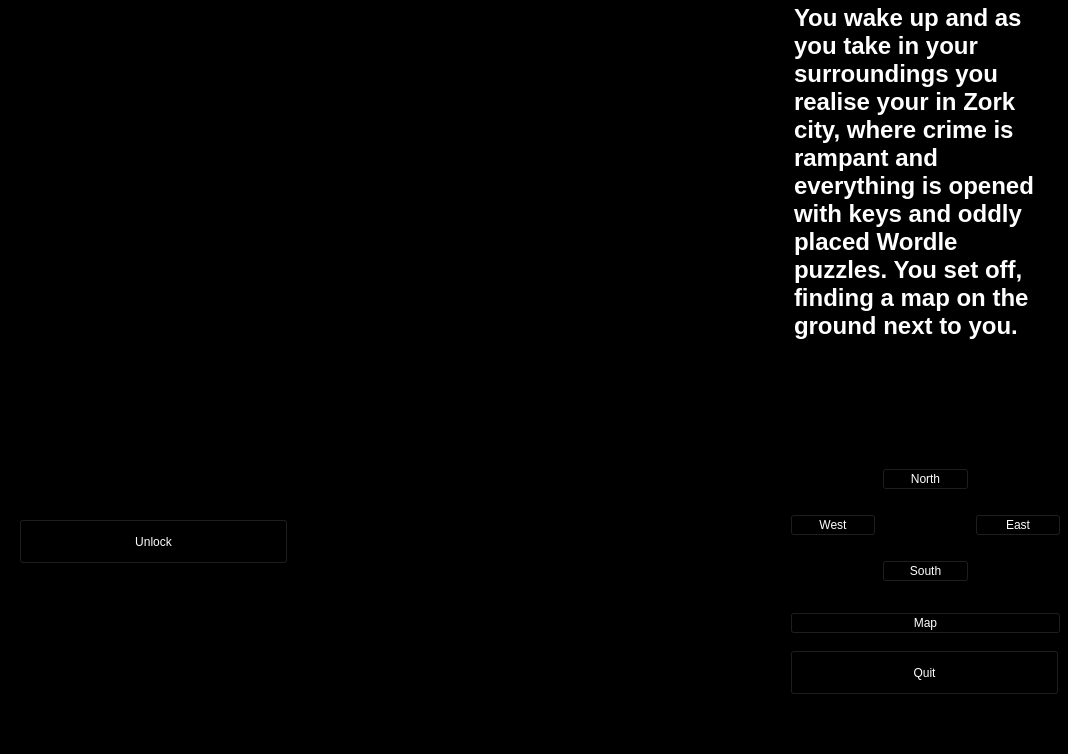
<?xml version="1.0" encoding="UTF-8"?>
<ui version="4.0">
 <class>MainWindow</class>
 <widget class="QMainWindow" name="MainWindow">
  <property name="geometry">
   <rect>
    <x>0</x>
    <y>0</y>
    <width>1068</width>
    <height>754</height>
   </rect>
  </property>
  <property name="windowTitle">
   <string>MainWindow</string>
  </property>
  <property name="styleSheet">
   <string notr="true">background-color: rgb(0, 0, 0);
color: rgb(255, 255, 255);
</string>
  </property>
  <widget class="QWidget" name="centralwidget">
   <property name="sizePolicy">
    <sizepolicy hsizetype="Preferred" vsizetype="Preferred">
     <horstretch>0</horstretch>
     <verstretch>0</verstretch>
    </sizepolicy>
   </property>
   <property name="styleSheet">
    <string notr="true"/>
   </property>
   <widget class="QWidget" name="horizontalWidget" native="true">
    <property name="geometry">
     <rect>
      <x>0</x>
      <y>0</y>
      <width>791</width>
      <height>451</height>
     </rect>
    </property>
    <property name="sizePolicy">
     <sizepolicy hsizetype="Preferred" vsizetype="Preferred">
      <horstretch>0</horstretch>
      <verstretch>0</verstretch>
     </sizepolicy>
    </property>
    <property name="styleSheet">
     <string notr="true"/>
    </property>
    <layout class="QHBoxLayout" name="horizontalLayout">
     <item>
      <widget class="QStackedWidget" name="photoWidget">
       <property name="maximumSize">
        <size>
         <width>16777215</width>
         <height>429</height>
        </size>
       </property>
       <property name="styleSheet">
        <string notr="true"/>
       </property>
       <property name="currentIndex">
        <number>10</number>
       </property>
       <widget class="QWidget" name="starta">
        <property name="styleSheet">
         <string notr="true">border-image: url(:/MenuScreen/images/489ceccb15bbd05ea614de990118cde0.gif);</string>
        </property>
       </widget>
       <widget class="QWidget" name="wordleRoom">
        <property name="styleSheet">
         <string notr="true">background-image: url(:/Pictures/Wordle-235-February-9-2022-Answer-2.webp);</string>
        </property>
       </widget>
       <widget class="QWidget" name="b">
        <property name="styleSheet">
         <string notr="true">
border-image: url(:/images/other bar.gif);</string>
        </property>
       </widget>
       <widget class="QWidget" name="c">
        <property name="styleSheet">
         <string notr="true">border-image: url(:/images/bar.gif);</string>
        </property>
       </widget>
       <widget class="QWidget" name="d">
        <property name="styleSheet">
         <string notr="true">border-image: url(:/images/alleyway 2.jpg);</string>
        </property>
       </widget>
       <widget class="QWidget" name="f">
        <property name="styleSheet">
         <string notr="true">border-image: url(:/images/danger alley.jpg);</string>
        </property>
       </widget>
       <widget class="QWidget" name="g">
        <property name="styleSheet">
         <string notr="true">border-image: url(:/images/end screen.gif.crdownload);</string>
        </property>
       </widget>
       <widget class="QWidget" name="e">
        <property name="styleSheet">
         <string notr="true">border-image: url(:/images/store.jpg);</string>
        </property>
       </widget>
       <widget class="QWidget" name="h">
        <property name="styleSheet">
         <string notr="true">border-image: url(:/images/store.gif);</string>
        </property>
       </widget>
       <widget class="QWidget" name="gameOver">
        <property name="styleSheet">
         <string notr="true">border-image: url(:/images/game over.jpg);</string>
        </property>
       </widget>
       <widget class="QWidget" name="Map">
        <property name="styleSheet">
         <string notr="true">border-image: url(:/images/map.png);</string>
        </property>
       </widget>
      </widget>
     </item>
    </layout>
   </widget>
   <widget class="QWidget" name="gridWidget" native="true">
    <property name="geometry">
     <rect>
      <x>790</x>
      <y>450</y>
      <width>271</width>
      <height>151</height>
     </rect>
    </property>
    <property name="styleSheet">
     <string notr="true">background-color: rgb(0, 0, 0);</string>
    </property>
    <layout class="QGridLayout" name="gridLayout">
     <item row="2" column="0">
      <widget class="QPushButton" name="westButton">
       <property name="styleSheet">
        <string notr="true">font: 600 16pt &quot;Yu Gothic UI Semibold&quot;;
background-color: rgb(0, 0, 0);
</string>
       </property>
       <property name="text">
        <string>West</string>
       </property>
      </widget>
     </item>
     <item row="2" column="2">
      <widget class="QPushButton" name="eastButton">
       <property name="styleSheet">
        <string notr="true">font: 600 16pt &quot;Yu Gothic UI Semibold&quot;;
background-color: rgb(0, 0, 0);
</string>
       </property>
       <property name="text">
        <string>East</string>
       </property>
      </widget>
     </item>
     <item row="0" column="1">
      <widget class="QPushButton" name="northButton">
       <property name="styleSheet">
        <string notr="true">
font: 600 16pt &quot;Yu Gothic UI Semibold&quot;;
background-color: rgb(0, 0, 0);
</string>
       </property>
       <property name="text">
        <string>North</string>
       </property>
      </widget>
     </item>
     <item row="3" column="1">
      <widget class="QPushButton" name="southButton">
       <property name="styleSheet">
        <string notr="true">font: 600 16pt &quot;Yu Gothic UI Semibold&quot;;
background-color: rgb(0, 0, 0);
</string>
       </property>
       <property name="text">
        <string>South</string>
       </property>
      </widget>
     </item>
    </layout>
   </widget>
   <widget class="QWidget" name="verticalLayoutWidget">
    <property name="geometry">
     <rect>
      <x>789</x>
      <y>-1</y>
      <width>271</width>
      <height>451</height>
     </rect>
    </property>
    <layout class="QVBoxLayout" name="verticalLayout">
     <item>
      <widget class="QStackedWidget" name="textWidget">
       <widget class="QWidget" name="a">
        <widget class="QTextEdit" name="textEdit">
         <property name="geometry">
          <rect>
           <x>0</x>
           <y>0</y>
           <width>271</width>
           <height>451</height>
          </rect>
         </property>
         <property name="sizePolicy">
          <sizepolicy hsizetype="Expanding" vsizetype="Expanding">
           <horstretch>0</horstretch>
           <verstretch>0</verstretch>
          </sizepolicy>
         </property>
         <property name="html">
          <string>&lt;!DOCTYPE HTML PUBLIC &quot;-//W3C//DTD HTML 4.0//EN&quot; &quot;http://www.w3.org/TR/REC-html40/strict.dtd&quot;&gt;
&lt;html&gt;&lt;head&gt;&lt;meta name=&quot;qrichtext&quot; content=&quot;1&quot; /&gt;&lt;meta charset=&quot;utf-8&quot; /&gt;&lt;style type=&quot;text/css&quot;&gt;
p, li { white-space: pre-wrap; }
&lt;/style&gt;&lt;/head&gt;&lt;body style=&quot; font-family:'Segoe UI'; font-size:9pt; font-weight:400; font-style:normal;&quot;&gt;
&lt;p style=&quot; margin-top:0px; margin-bottom:0px; margin-left:0px; margin-right:0px; -qt-block-indent:0; text-indent:0px;&quot;&gt;&lt;span style=&quot; font-size:18pt; font-weight:700;&quot;&gt;You wake up and as you take in your surroundings you realise your in Zork city, where crime is rampant and everything is opened with keys and oddly placed Wordle puzzles. You set off, finding a map on the ground next to you.&lt;/span&gt;&lt;/p&gt;&lt;/body&gt;&lt;/html&gt;</string>
         </property>
        </widget>
       </widget>
       <widget class="QWidget" name="wordlePage">
        <widget class="QTextEdit" name="textEdit_11">
         <property name="geometry">
          <rect>
           <x>0</x>
           <y>0</y>
           <width>271</width>
           <height>451</height>
          </rect>
         </property>
         <property name="html">
          <string>&lt;!DOCTYPE HTML PUBLIC &quot;-//W3C//DTD HTML 4.0//EN&quot; &quot;http://www.w3.org/TR/REC-html40/strict.dtd&quot;&gt;
&lt;html&gt;&lt;head&gt;&lt;meta name=&quot;qrichtext&quot; content=&quot;1&quot; /&gt;&lt;meta charset=&quot;utf-8&quot; /&gt;&lt;style type=&quot;text/css&quot;&gt;
p, li { white-space: pre-wrap; }
&lt;/style&gt;&lt;/head&gt;&lt;body style=&quot; font-family:'Segoe UI'; font-size:9pt; font-weight:400; font-style:normal;&quot;&gt;
&lt;p style=&quot; margin-top:0px; margin-bottom:0px; margin-left:0px; margin-right:0px; -qt-block-indent:0; text-indent:0px;&quot;&gt;&lt;span style=&quot; font-size:18pt; font-weight:700;&quot;&gt;You stumble upon a large machine with an intricate lock. After inspection you realise that a wordle is needed to open it. Will you try solve the wordle or continue ahead.&lt;/span&gt;&lt;/p&gt;&lt;/body&gt;&lt;/html&gt;</string>
         </property>
        </widget>
       </widget>
       <widget class="QWidget" name="b_2">
        <widget class="QTextEdit" name="textEdit_2">
         <property name="geometry">
          <rect>
           <x>0</x>
           <y>0</y>
           <width>271</width>
           <height>451</height>
          </rect>
         </property>
         <property name="html">
          <string>&lt;!DOCTYPE HTML PUBLIC &quot;-//W3C//DTD HTML 4.0//EN&quot; &quot;http://www.w3.org/TR/REC-html40/strict.dtd&quot;&gt;
&lt;html&gt;&lt;head&gt;&lt;meta name=&quot;qrichtext&quot; content=&quot;1&quot; /&gt;&lt;meta charset=&quot;utf-8&quot; /&gt;&lt;style type=&quot;text/css&quot;&gt;
p, li { white-space: pre-wrap; }
&lt;/style&gt;&lt;/head&gt;&lt;body style=&quot; font-family:'Segoe UI'; font-size:9pt; font-weight:400; font-style:normal;&quot;&gt;
&lt;p style=&quot; margin-top:0px; margin-bottom:0px; margin-left:0px; margin-right:0px; -qt-block-indent:0; text-indent:0px;&quot;&gt;&lt;span style=&quot; font-size:18pt; font-weight:700;&quot;&gt;As you walk out into the open street, you see a bar in front of you. To the right a purple light emits from a 24/7 store and to the left a dark alley calls to you.&lt;/span&gt;&lt;/p&gt;&lt;/body&gt;&lt;/html&gt;</string>
         </property>
        </widget>
       </widget>
       <widget class="QWidget" name="c_2">
        <widget class="QTextEdit" name="textEdit_3">
         <property name="geometry">
          <rect>
           <x>0</x>
           <y>0</y>
           <width>271</width>
           <height>451</height>
          </rect>
         </property>
         <property name="html">
          <string>&lt;!DOCTYPE HTML PUBLIC &quot;-//W3C//DTD HTML 4.0//EN&quot; &quot;http://www.w3.org/TR/REC-html40/strict.dtd&quot;&gt;
&lt;html&gt;&lt;head&gt;&lt;meta name=&quot;qrichtext&quot; content=&quot;1&quot; /&gt;&lt;meta charset=&quot;utf-8&quot; /&gt;&lt;style type=&quot;text/css&quot;&gt;
p, li { white-space: pre-wrap; }
&lt;/style&gt;&lt;/head&gt;&lt;body style=&quot; font-family:'Segoe UI'; font-size:9pt; font-weight:400; font-style:normal;&quot;&gt;
&lt;p style=&quot; margin-top:0px; margin-bottom:0px; margin-left:0px; margin-right:0px; -qt-block-indent:0; text-indent:0px;&quot;&gt;&lt;span style=&quot; font-size:16pt; font-weight:700;&quot;&gt;A heavy cloud of smoke fills the bar and a strong scent of whiskey fills your nostrils. Looking across the room you see a large door with an intricate lock on it. According to a sign next to it, this is the entrance to the rest of the city and one must find a key in order to gain access. Maybe the alleyway or store might have the key.&lt;/span&gt;&lt;/p&gt;&lt;/body&gt;&lt;/html&gt;</string>
         </property>
        </widget>
       </widget>
       <widget class="QWidget" name="d_2">
        <widget class="QTextEdit" name="textEdit_4">
         <property name="geometry">
          <rect>
           <x>0</x>
           <y>0</y>
           <width>271</width>
           <height>451</height>
          </rect>
         </property>
         <property name="html">
          <string>&lt;!DOCTYPE HTML PUBLIC &quot;-//W3C//DTD HTML 4.0//EN&quot; &quot;http://www.w3.org/TR/REC-html40/strict.dtd&quot;&gt;
&lt;html&gt;&lt;head&gt;&lt;meta name=&quot;qrichtext&quot; content=&quot;1&quot; /&gt;&lt;meta charset=&quot;utf-8&quot; /&gt;&lt;style type=&quot;text/css&quot;&gt;
p, li { white-space: pre-wrap; }
&lt;/style&gt;&lt;/head&gt;&lt;body style=&quot; font-family:'Segoe UI'; font-size:9pt; font-weight:400; font-style:normal;&quot;&gt;
&lt;p style=&quot; margin-top:0px; margin-bottom:0px; margin-left:0px; margin-right:0px; -qt-block-indent:0; text-indent:0px;&quot;&gt;&lt;span style=&quot; font-size:16pt; font-weight:700;&quot;&gt;This alleyway has a strong stench to it, making you wretch. There's almost nothing of note to it, apart from a few boxes and a large dumpster. Maybe there might be something of value.&lt;/span&gt;&lt;/p&gt;&lt;/body&gt;&lt;/html&gt;</string>
         </property>
        </widget>
       </widget>
       <widget class="QWidget" name="f_2">
        <widget class="QTextEdit" name="textEdit_6">
         <property name="geometry">
          <rect>
           <x>0</x>
           <y>0</y>
           <width>271</width>
           <height>451</height>
          </rect>
         </property>
         <property name="html">
          <string>&lt;!DOCTYPE HTML PUBLIC &quot;-//W3C//DTD HTML 4.0//EN&quot; &quot;http://www.w3.org/TR/REC-html40/strict.dtd&quot;&gt;
&lt;html&gt;&lt;head&gt;&lt;meta name=&quot;qrichtext&quot; content=&quot;1&quot; /&gt;&lt;meta charset=&quot;utf-8&quot; /&gt;&lt;style type=&quot;text/css&quot;&gt;
p, li { white-space: pre-wrap; }
&lt;/style&gt;&lt;/head&gt;&lt;body style=&quot; font-family:'Segoe UI'; font-size:9pt; font-weight:400; font-style:normal;&quot;&gt;
&lt;p style=&quot; margin-top:0px; margin-bottom:0px; margin-left:0px; margin-right:0px; -qt-block-indent:0; text-indent:0px;&quot;&gt;&lt;span style=&quot; font-size:16pt; font-weight:700;&quot;&gt;As you turn the corner you feel an instant sense of danger. Two men stand in front of you with murderous intent with their hoods up. It's best to turn around right now, unless you're feeling lucky&lt;/span&gt;&lt;/p&gt;&lt;/body&gt;&lt;/html&gt;</string>
         </property>
        </widget>
       </widget>
       <widget class="QWidget" name="g_2">
        <widget class="QTextEdit" name="textEdit_7">
         <property name="geometry">
          <rect>
           <x>0</x>
           <y>0</y>
           <width>271</width>
           <height>451</height>
          </rect>
         </property>
         <property name="html">
          <string>&lt;!DOCTYPE HTML PUBLIC &quot;-//W3C//DTD HTML 4.0//EN&quot; &quot;http://www.w3.org/TR/REC-html40/strict.dtd&quot;&gt;
&lt;html&gt;&lt;head&gt;&lt;meta name=&quot;qrichtext&quot; content=&quot;1&quot; /&gt;&lt;meta charset=&quot;utf-8&quot; /&gt;&lt;style type=&quot;text/css&quot;&gt;
p, li { white-space: pre-wrap; }
&lt;/style&gt;&lt;/head&gt;&lt;body style=&quot; font-family:'Segoe UI'; font-size:9pt; font-weight:400; font-style:normal;&quot;&gt;
&lt;p style=&quot; margin-top:0px; margin-bottom:0px; margin-left:0px; margin-right:0px; -qt-block-indent:0; text-indent:0px;&quot;&gt;&lt;span style=&quot; font-size:16pt; font-weight:700;&quot;&gt;A wave of relief floods over you as you breath a breath of fresh air. You've unlocked the rest of the city, what you do now is up to you. To finish your journey, press the Quit button.&lt;/span&gt;&lt;/p&gt;&lt;/body&gt;&lt;/html&gt;</string>
         </property>
        </widget>
       </widget>
       <widget class="QWidget" name="e_2">
        <widget class="QTextEdit" name="textEdit_5">
         <property name="geometry">
          <rect>
           <x>0</x>
           <y>0</y>
           <width>271</width>
           <height>451</height>
          </rect>
         </property>
         <property name="html">
          <string>&lt;!DOCTYPE HTML PUBLIC &quot;-//W3C//DTD HTML 4.0//EN&quot; &quot;http://www.w3.org/TR/REC-html40/strict.dtd&quot;&gt;
&lt;html&gt;&lt;head&gt;&lt;meta name=&quot;qrichtext&quot; content=&quot;1&quot; /&gt;&lt;meta charset=&quot;utf-8&quot; /&gt;&lt;style type=&quot;text/css&quot;&gt;
p, li { white-space: pre-wrap; }
&lt;/style&gt;&lt;/head&gt;&lt;body style=&quot; font-family:'Segoe UI'; font-size:9pt; font-weight:400; font-style:normal;&quot;&gt;
&lt;p style=&quot; margin-top:0px; margin-bottom:0px; margin-left:0px; margin-right:0px; -qt-block-indent:0; text-indent:0px;&quot;&gt;&lt;span style=&quot; font-size:18pt; font-weight:700;&quot;&gt;A purple hue emits from the store, looking around this seems to be the end of this part of the city. Should you turn around or head inside?&lt;/span&gt;&lt;/p&gt;&lt;/body&gt;&lt;/html&gt;</string>
         </property>
        </widget>
       </widget>
       <widget class="QWidget" name="h_2">
        <widget class="QTextEdit" name="textEdit_8">
         <property name="geometry">
          <rect>
           <x>0</x>
           <y>0</y>
           <width>271</width>
           <height>451</height>
          </rect>
         </property>
         <property name="html">
          <string>&lt;!DOCTYPE HTML PUBLIC &quot;-//W3C//DTD HTML 4.0//EN&quot; &quot;http://www.w3.org/TR/REC-html40/strict.dtd&quot;&gt;
&lt;html&gt;&lt;head&gt;&lt;meta name=&quot;qrichtext&quot; content=&quot;1&quot; /&gt;&lt;meta charset=&quot;utf-8&quot; /&gt;&lt;style type=&quot;text/css&quot;&gt;
p, li { white-space: pre-wrap; }
&lt;/style&gt;&lt;/head&gt;&lt;body style=&quot; font-family:'Segoe UI'; font-size:9pt; font-weight:400; font-style:normal;&quot;&gt;
&lt;p style=&quot; margin-top:0px; margin-bottom:0px; margin-left:0px; margin-right:0px; -qt-block-indent:0; text-indent:0px;&quot;&gt;&lt;span style=&quot; font-size:18pt; font-weight:700;&quot;&gt;The store clerk looks up at you as you enter. An assortment of high tech items are displayed throughout the room with prices way above your salary. You wonder why you are wasting your time here.&lt;/span&gt;&lt;/p&gt;&lt;/body&gt;&lt;/html&gt;</string>
         </property>
        </widget>
       </widget>
       <widget class="QWidget" name="gameOver1">
        <widget class="QTextEdit" name="textEdit_9">
         <property name="geometry">
          <rect>
           <x>0</x>
           <y>0</y>
           <width>271</width>
           <height>451</height>
          </rect>
         </property>
         <property name="html">
          <string>&lt;!DOCTYPE HTML PUBLIC &quot;-//W3C//DTD HTML 4.0//EN&quot; &quot;http://www.w3.org/TR/REC-html40/strict.dtd&quot;&gt;
&lt;html&gt;&lt;head&gt;&lt;meta name=&quot;qrichtext&quot; content=&quot;1&quot; /&gt;&lt;meta charset=&quot;utf-8&quot; /&gt;&lt;style type=&quot;text/css&quot;&gt;
p, li { white-space: pre-wrap; }
&lt;/style&gt;&lt;/head&gt;&lt;body style=&quot; font-family:'Segoe UI'; font-size:9pt; font-weight:400; font-style:normal;&quot;&gt;
&lt;p style=&quot; margin-top:0px; margin-bottom:0px; margin-left:0px; margin-right:0px; -qt-block-indent:0; text-indent:0px;&quot;&gt;&lt;span style=&quot; font-size:16pt; font-weight:700;&quot;&gt;You stand forward ready to have a honourable fight, but as soon as you do you slip on a banana peel and fall face first into some trash bags. This is when the two men descend on you, robbing you and putting a knife into your back for good measure. Your world fades to black and your dreams of leaving this alley are long gone...&lt;/span&gt;&lt;span style=&quot; font-size:16pt; font-weight:700; text-decoration: underline;&quot;&gt;press Quit to end the game.&lt;/span&gt;&lt;/p&gt;&lt;/body&gt;&lt;/html&gt;</string>
         </property>
        </widget>
       </widget>
       <widget class="QWidget" name="keyTaken">
        <widget class="QTextEdit" name="textEdit_10">
         <property name="geometry">
          <rect>
           <x>0</x>
           <y>0</y>
           <width>271</width>
           <height>451</height>
          </rect>
         </property>
         <property name="html">
          <string>&lt;!DOCTYPE HTML PUBLIC &quot;-//W3C//DTD HTML 4.0//EN&quot; &quot;http://www.w3.org/TR/REC-html40/strict.dtd&quot;&gt;
&lt;html&gt;&lt;head&gt;&lt;meta name=&quot;qrichtext&quot; content=&quot;1&quot; /&gt;&lt;meta charset=&quot;utf-8&quot; /&gt;&lt;style type=&quot;text/css&quot;&gt;
p, li { white-space: pre-wrap; }
&lt;/style&gt;&lt;/head&gt;&lt;body style=&quot; font-family:'Segoe UI'; font-size:9pt; font-weight:400; font-style:normal;&quot;&gt;
&lt;p style=&quot; margin-top:0px; margin-bottom:0px; margin-left:0px; margin-right:0px; -qt-block-indent:0; text-indent:0px;&quot;&gt;&lt;span style=&quot; font-size:16pt; font-weight:700;&quot;&gt;After searching through piles of rubbish, you feel the metal handle of a key! Putting it in your pocket, you get ready to head back to the bar.&lt;/span&gt;&lt;/p&gt;&lt;/body&gt;&lt;/html&gt;</string>
         </property>
        </widget>
       </widget>
      </widget>
     </item>
    </layout>
   </widget>
   <widget class="QWidget" name="verticalLayoutWidget_2">
    <property name="geometry">
     <rect>
      <x>790</x>
      <y>600</y>
      <width>271</width>
      <height>47</height>
     </rect>
    </property>
    <layout class="QVBoxLayout" name="verticalLayout_5">
     <item>
      <widget class="QPushButton" name="Map_2">
       <property name="styleSheet">
        <string notr="true">font: 600 16pt &quot;Yu Gothic UI Semibold&quot;;
background-color: rgb(0, 0, 0);
</string>
       </property>
       <property name="text">
        <string>Map</string>
       </property>
      </widget>
     </item>
    </layout>
   </widget>
   <widget class="QStackedWidget" name="itemWidget">
    <property name="geometry">
     <rect>
      <x>299</x>
      <y>459</y>
      <width>251</width>
      <height>181</height>
     </rect>
    </property>
    <widget class="QWidget" name="page"/>
    <widget class="QWidget" name="page_2">
     <widget class="QLabel" name="label">
      <property name="geometry">
       <rect>
        <x>2</x>
        <y>-1</y>
        <width>251</width>
        <height>191</height>
       </rect>
      </property>
      <property name="text">
       <string>&lt;html&gt;&lt;head/&gt;&lt;body&gt;&lt;p&gt;&lt;img src=&quot;:/images/key.png&quot;/&gt;&lt;/p&gt;&lt;/body&gt;&lt;/html&gt;</string>
      </property>
     </widget>
    </widget>
   </widget>
   <widget class="QStackedWidget" name="interactWidget">
    <property name="geometry">
     <rect>
      <x>9</x>
      <y>459</y>
      <width>281</width>
      <height>161</height>
     </rect>
    </property>
    <property name="currentIndex">
     <number>3</number>
    </property>
    <widget class="QWidget" name="fpage">
     <widget class="QPushButton" name="fight">
      <property name="geometry">
       <rect>
        <x>10</x>
        <y>60</y>
        <width>269</width>
        <height>45</height>
       </rect>
      </property>
      <property name="styleSheet">
       <string notr="true">
font: 600 16pt &quot;Yu Gothic UI Semibold&quot;;
background-color: rgb(0, 0, 0);
</string>
      </property>
      <property name="text">
       <string>Fight</string>
      </property>
     </widget>
    </widget>
    <widget class="QWidget" name="startpage"/>
    <widget class="QWidget" name="keypage">
     <widget class="QPushButton" name="Search">
      <property name="geometry">
       <rect>
        <x>10</x>
        <y>60</y>
        <width>269</width>
        <height>45</height>
       </rect>
      </property>
      <property name="styleSheet">
       <string notr="true">
font: 600 16pt &quot;Yu Gothic UI Semibold&quot;;
background-color: rgb(0, 0, 0);
</string>
      </property>
      <property name="text">
       <string>Search</string>
      </property>
     </widget>
    </widget>
    <widget class="QWidget" name="Opendoor">
     <widget class="QPushButton" name="Unlock">
      <property name="geometry">
       <rect>
        <x>10</x>
        <y>60</y>
        <width>269</width>
        <height>45</height>
       </rect>
      </property>
      <property name="styleSheet">
       <string notr="true">
font: 600 16pt &quot;Yu Gothic UI Semibold&quot;;
background-color: rgb(0, 0, 0);
</string>
      </property>
      <property name="text">
       <string>Unlock</string>
      </property>
     </widget>
    </widget>
    <widget class="QWidget" name="Solve">
     <widget class="QPushButton" name="SolveWordle">
      <property name="geometry">
       <rect>
        <x>10</x>
        <y>60</y>
        <width>269</width>
        <height>45</height>
       </rect>
      </property>
      <property name="styleSheet">
       <string notr="true">
font: 600 16pt &quot;Yu Gothic UI Semibold&quot;;
background-color: rgb(0, 0, 0);
</string>
      </property>
      <property name="text">
       <string>Solve Wordle</string>
      </property>
     </widget>
    </widget>
   </widget>
   <widget class="QPushButton" name="Quit">
    <property name="geometry">
     <rect>
      <x>790</x>
      <y>650</y>
      <width>269</width>
      <height>45</height>
     </rect>
    </property>
    <property name="styleSheet">
     <string notr="true">font: 600 16pt &quot;Yu Gothic UI Semibold&quot;;
background-color: rgb(0, 0, 0);
</string>
    </property>
    <property name="text">
     <string>Quit</string>
    </property>
   </widget>
   <widget class="QStackedWidget" name="itemWidget_2">
    <property name="geometry">
     <rect>
      <x>550</x>
      <y>460</y>
      <width>231</width>
      <height>181</height>
     </rect>
    </property>
    <property name="styleSheet">
     <string notr="true"/>
    </property>
    <widget class="QWidget" name="page_3"/>
    <widget class="QWidget" name="page_4">
     <property name="styleSheet">
      <string notr="true">image: url(:/images/knife.jpg);</string>
     </property>
    </widget>
   </widget>
  </widget>
  <widget class="QMenuBar" name="menubar">
   <property name="geometry">
    <rect>
     <x>0</x>
     <y>0</y>
     <width>1068</width>
     <height>25</height>
    </rect>
   </property>
  </widget>
  <widget class="QStatusBar" name="statusbar"/>
 </widget>
 <resources/>
 <connections/>
</ui>
